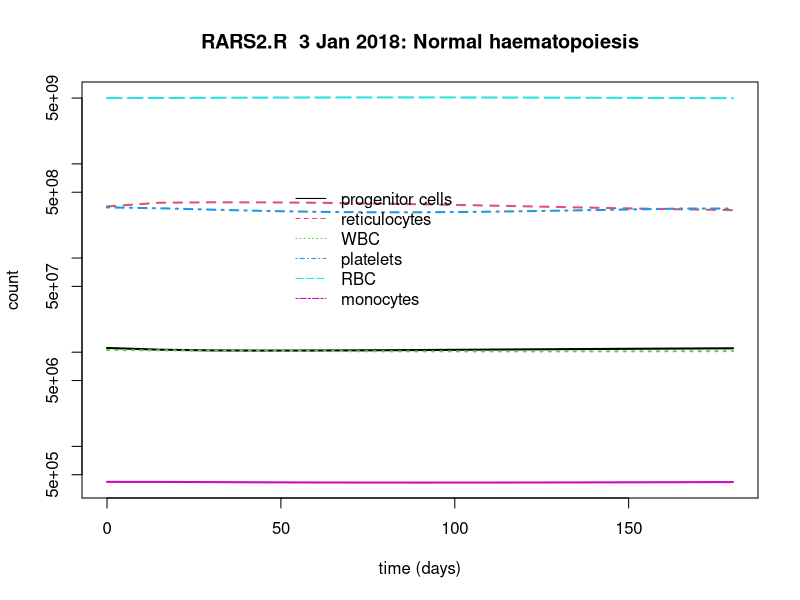

This figure's R source:
# RARS2.R  Model of RARS   Normal and dysplastic haematopoiesis model      3 January 2018
# MDS progenitor population has (optionally) impaired differentiation
# Tabulated output in tableM.txt
# Set Kgx to 2 for wild type or <2 for mutant ras (line 157). Set TET2 to 1.0 (TET2+) or 0.001 (TET2-) (line 165)
#
setwd("~/githubs/R/RARS")
library(deSolve)
# state variables are capitalized
# P     = progenitors (old CFU-GM)
# Q     = quiescent progenitors
# N     = Neutrophils
# TN    = Tissue Neutrophils
# M     = monocytes
# AN    = Activated Neutrophils
# ERYTH = erythroblasts
# MKP   = megalokaryoblasts
# MKcyte= megalokaryocytes
# Lym   = lymphocytes
# RBC   = circulating red cells
# MDP   = CMML progenitors
# MDQ   = quiescent CMML progenitors
# MDM   = dysplastic monocytes
# MDN   = dysplastic neutrophils
# MDT   = dysplastic tissue neutrophils
# MDA   = activated dysplastic cells
# GM    = GM-CSF   
# STAT5 = STAT5 
# STAT3 = STAT3
# Mcl1  = mantle cell lymphoma 1 (antiapoptosis factor)
# GCSF  = G-CSF
# Pla   = platelets
# Retic = reticulocytes
# epo   = erythropoietin
# Fe2   = Fe2+ in nucleus and cytosol
# MFe   = Fe2+ in mitochondria

# Drugs used to manipulate the system

#mo = MOR103 = Ab blocker of GM   (2)
#das= dasatinib                   (3)
#sb = SB272844 = IL8 inhibitor    (4)
#cn = CNDAC = sapacitabine becomes this = SSB producer = DSBs in S via HR  (5)
#seli = seliciclib = cdk9 inhibitor, blocks transcription of Mcl-1 (6)
#imab = infliximab, anti-TNF moab (7)
#ifna = interferon alpha (8)
#antiox = ascorbic acid, antoxidant (9)
#dac  = decitabine (10)

ix=15   # inner loopindex
nlines=12; dim=(nlines+1)*16
Cmatrix <- matrix(1:dim, ncol=16)

colnames(Cmatrix)<-c("Time","P","Retic","WBC","Platelets","RBC","monocytes","epo","MKcytes","mito-Fe","fe2","N","ERYTH","GM-CSF","MKP","G-CSF")
#
SF3B1=0.01;
SF3B1=1.0;
PI=1.11e7; QI=1.43e6; NI=7.12e6; TNI=1.12e5; ANI=12.8; MDPI=0; MDQI=0; MI=4.2e5; Lym=3.0e6;                                                # starting values
MDNI=0; MDTI=0; MDAI=0; GMI=.05673; STAT5I=.01004; STAT3I=26.59; Mcl1I=2.021; ROSI=1.967; ablI=0; il8I=4; GCSFI=.75; il3I=1; 
ERYTHI=1.27e8; RBCI=5.0e9; MKPI=1.423e4; MKcyteI=1.18e5; PlaI=3.45e8; MDMI=0; ReticI=3.53e8; epoI=.05; Fe2I=5.02; MFeI=11.9     # initial iron concentrations in nucleus and mitochondria
weightP=1.0; weightM=1.0; weightE=0.1; weightMK=1.5             # weighting factors for competition function
CFUlimit=PI*weightP+MDPI*weightM+ERYTHI*weightE+MKPI*weightMK
timex=0; timeW=9999; flag1=1

fmyelo <- function(Time, State, Pars) {
	with(as.list(c(State, Pars)), {
				vX.P = Vx.p*il3/(il3+Kil3)
				vP.P = P*Vp.p*GM/(GM+Kgm)/(1+cn/Kcn)*(1-Qf)
				vP.N = P*Vp.n*GCSF/(GCSF+Kg)
				vP.M = P*Vp.m/(1+(M+MDM)/KiM)
				vN.TN = N*Vn.tn*il8/(il8+Kil8)/(1+sb/Ksb)
				vN.X = N*Vn.x/(1+Mcl1/Kmcl1)
				vTN.X = TN*Vtn.x/(1+Mcl1/Kmcl1)
				vTN.AN = TN*Vtn.an*STAT5/(STAT5+Kstat5)
				vAN.TN = AN*Van.tn
				vP.Q = P*Vp.p*GM/(GM+Kgm)/(1+cn/Kcn)*Qf
				vQ.P = Q*Vq.p/(1+P/Kp)
				vX.MDP = Vx.mdp*il3/(il3+Kil3)
				vMDP.MDP = MDP*Vmdp.mdp*GM/(GM+Kgx)/(1+cn/Kcn)*(1-Qf)      #  for wild-type Kgx=2; for mutant ras Kgx<2 
				vMDP.MDN = MDP*Vp.n*GCSF/(GCSF+Kg)*dfactor                 # dfactor = MDS differentiation impairment factor (0-1)
    				vMDP.MDM = MDP*Vp.m/(1+(M+MDM)*(TET2+(1-TET2)*dac/Kidac/(1+dac/Kidac))/KiM)
				vMDN.MDT = MDN*Vn.tn*il8/(il8+Kil8)/(1+sb/Ksb)		
				vMDN.X   = MDN*Vn.x/(1+Mcl1/Kmcl1)
				vMDT.MDA = MDT*Vtn.an*STAT5/(STAT5+Kstat5)
				vMDT.X = MDT*Vtn.x/(1+Mcl1/Kmcl1)
				vMDA.MDT = MDA*Van.tn
				vMDP.MDQ = MDP*Vmdp.mdp*GM/(GM+Kgx)/(1+cn/Kcn)*Qf
				vMDQ.MDP = MDQ*Vq.p/(1+MDP/Kp)
				vX.GM = Vx.gm/(1+(N+M+MDN+MDM)/Kn)/(1+mo/Kmo)
				vGM.X = GM*Vgm.x
				vX.STAT5=Vx.stat5*(1+abl/(Kabl*(1+das/Kdas)))
				vSTAT5.X=STAT5*Vstat5.x
				vX.STAT3=Vx.stat3*(1+AN/Kan)
				vSTAT3.X=STAT3*Vstat3.x
	                        vX.MCL1=Vx.mcl1*(1+abl/(Kabl2*(1+das/Kdas)))/(1+seli/Kseli)/(1+ifna/Kifna)
				vMCL1.X=Mcl1*Vmcl1.x
				vX.ROS=STAT3*Vx.ros/(STAT3+Kstat3)
				vROS.X=ROS*antiox*Kros2
				vX.ABL=tnfa/(1+imab/Kimab)*Vx.abl/(tnfa+Ktnfa)
				vABL.X=abl*Vabl.x
				vIL8.X=Vil8.x*ROS^nHr/(ROS^nHr+kkmax)
				vERYTH.ERYTH=ERYTH*Veryth.eryth *epo/(epo+Kepo)
				vRBC.X=RBC*Krbc.x
				vMKP.MKP=MKP*Vmkp.mkp/(1+Pla/Kpla)
				vMKP.MKcyte=MKP*Vmkp.mkcyte
				vMKcyte.Pla=MKcyte*Kmkcyte.pla
				vPla.x=Pla*Kpla.x
				vM.X=M*Km.x
				vMDM.X=MDM*Km.x
				vX.GCSF=Vx.gcsf/(1+(N+MDN)/Kineut)
				vGCSF.X=GCSF*Kgcsf.x
				vERYTH.RETIC=ERYTH*Veryth.retic
				vRETIC.X=Retic*Kretic.x
				vRETIC.RBC=Retic*Vretic.rbc*Fe2/5.0
				vX.EPO=Vx.epo/(1+RBC/Krbc)
				vEPO.X=epo*Vepo.x
				vX.Fe2 = Vx.Fe2*Fe2/5.0
				vFe2.X = VFe2.x*vRETIC.RBC
				vFe2.MFe = Fe2*VFe2.mfe 
				vMFe.Fe2 = MFe*Vmfe.Fe2*ABCB7
				
				dP = vX.P + vP.P - vP.N - vP.Q + vQ.P - vP.M
				dQ = vP.Q - vQ.P
				dN = vP.N*volM/volP - vN.TN - vN.X
				dTN = vN.TN*volP/volT - vTN.X - vTN.AN + vAN.TN
				dAN = vTN.AN - vAN.TN
			        dMDP = vX.MDP + vMDP.MDP + vMDQ.MDP - vMDP.MDN - vMDP.MDQ - vMDP.MDM
				dMDQ = vMDP.MDQ - vMDQ.MDP
				dMDN = vMDP.MDN*volM/volP - vMDN.MDT - vMDN.X
				dMDT = vMDN.MDT*volP/volT - vMDT.MDA + vMDA.MDT - vMDT.X
				dMDA = vMDT.MDA*volP/volT - vMDA.MDT
				dGM  = vX.GM-vGM.X
				dSTAT5 =vX.STAT5-vSTAT5.X
				dSTAT3 =vX.STAT3-vSTAT3.X
				dMcl1  =vX.MCL1-vMCL1.X
				dROS   = vX.ROS - vROS.X
				dabl   =vX.ABL-vABL.X
				dIL8   = 0
				dGCSF  = vX.GCSF-vGCSF.X
				dil3   =(vX.ABL-vABL.X)/(Km0*(1+das/Kdas))
				dERYTH = vERYTH.ERYTH-vERYTH.RETIC
				dRBC   = vRETIC.RBC-vRBC.X
				dMKP   = vMKP.MKP-vMKP.MKcyte
				dMKcyte= vMKP.MKcyte-vMKcyte.Pla
				dPla   = vMKcyte.Pla*5000-vPla.x
				dM     = vP.M-vM.X
				dMDM   = vMDP.MDM-vMDM.X
				dRetic = vERYTH.RETIC-vRETIC.X-vRETIC.RBC
				depo   = vX.EPO-vEPO.X
				dFe2   = vX.Fe2-vFe2.X-vFe2.MFe+vMFe.Fe2*volmt/volcs
				dMFe   = vFe2.MFe*volcs/volmt-vMFe.Fe2

				return(list(c(dP,dQ,dN,dTN,dAN,dMDP,dMDQ,dMDN,dMDT,dMDA,dGM,dSTAT5,dSTAT3,dMcl1,dROS,dabl,dIL8,dGCSF,dil3,dERYTH,dRBC,dMKP,dMKcyte,dPla,dM,dMDM,dRetic,depo,dFe2,dMFe),
   						c(vP.P=vP.P,vP.N=vP.N,vN.TN=vN.TN,vTN.X=vTN.X,vTN.AN=vTN.AN,vAN.TN=vAN.TN,vP.Q=vP.Q,vQ.P=vQ.P,vRETIC.RBC=vRETIC.RBC,vERYTH.RETIC=vERYTH.RETIC,vRETIC.X=vRETIC.X))
					   )
			}) 
}

pars=c(Vx.p=1.53e4, Vx.mdp=0,Kil3=1, Vp.p=.236, Vmdp.mdp=.236, Kgm=2, Kgx=2, Kcn=0.1, Vp.n=.026, Kg=1, Kmo=1,Vn.tn=.781, Kil8=396, Ksb=250, Vtn.x=.038, Kmcl1=2.438, Vtn.an=.001, Kstat5=.1, 
Van.tn=.09, Vq.p=.53778, Kp=7e4, Vx.gm=2.007, Kn=1.96e4, Vgm.x=.05,Vx.stat5=.002, Kabl=1, Kdas=5, Vstat5.x=.2, Vx.stat3=1.5, Kan=100, Vstat3.x=.1, Vn.x=2e-3, Vx.mcl1=1, Kabl2=1, Vmcl1.x=.5, 
Vx.ros=980, Kstat3=250, Kros=30, Kgsh=9.5e5, Vp.m=6e-3,Kros2=.104, Kpla=3e9, Kseli=.3, Kifna=1, Vbact.x=5.756e-2, nHr=2.5,kkmax=320,Vx.abl=.22,Ktnfa=1,Kimab=1,Kidac=1.0, Vabl.x=.0145,
Vil8.x=5e-4, tnfa=.01, bact=0, Vtnfa.x=5e-6, Ka2=.5, Km0=.1, dfactor=1.0, TET2=1, Veryth.eryth=.78, Vretic.rbc=8.4e-2, Krbc=5.0e9, Krbc.x=6.3e-3, Vmkp.mkp=.223, Vmkp.mkcyte=.2, 
Kmkcyte.pla=.029, Kpla.x=.05, Km.x=.012, Kras=1.6, Vx.gcsf=.02, Kgcsf.x=.01, Kineut=5e+6, KiM=3.5e+4, Veryth.retic=0.39, Kretic.x=4.05e-2, Vx.epo=0.02, Vepo.x=0.2, Kepo=.05, Vx.Fe2=7.98e-2,
VFe2.x=2.5e-9, VFe2.mfe=1.52e-2, Vmfe.Fe2=6.4e-2, 
Qf=.0373, volP=2900, volM=1400, volT=65700, volcs=0.9, volmt=0.1, ABCB7=SF3B1,    # these are boundary  conditions
bu=0,mo=0,das=0,sb=0,cn=0,seli=0,imab=0,ifna=0,antiox=7,dac=0) # Drug concns

X0=c(P=PI,Q=QI,N=NI,TN=TNI,AN=ANI,MDP=MDPI,MDQ=MDQI,MDN=MDNI,MDT=MDTI,MDA=MDAI,GM=GMI,STAT5=STAT5I,STAT3=STAT3I,Mcl1=Mcl1I,ROS=ROSI,abl=ablI,il8=il8I,GCSF=GCSFI,il3=il3I,ERYTH=ERYTHI,RBC=RBCI,
MKP=MKPI, MKcyte=MKcyteI,Pla=PlaI,M=MI,MDM=MDMI,Retic=ReticI,epo=epoI,Fe2=Fe2I,MFe=MFeI)
                                                 # Starting values for variables

Cmatrix[1,1]<-0;Cmatrix[1,2]<-PI;Cmatrix[1,3]<-ReticI;Cmatrix[1,4]<-NI+MDNI+MI+MDMI+Lym; Cmatrix[1,5]<-PlaI;Cmatrix[1,6]<-RBCI;Cmatrix[1,7]<-MI+MDMI;Cmatrix[1,8]<-epoI;Cmatrix[1,9]=MKcyteI;
Cmatrix[1,10]<-MFeI;Cmatrix[1,11]<-Fe2I;Cmatrix[1,12]<-NI;Cmatrix[1,13]<-ERYTHI;Cmatrix[1,14]=GMI;Cmatrix[1,15]=MKPI;Cmatrix[1,16]=GCSFI;
									   								   
times <- seq(1,ix, by = 1)
out   <- ode(X0, times, fmyelo, pars)
        
	for(i in seq(from=2, to=nlines, by=1)) {
	P=out[ix,2]; Q=out[ix,3]; N=out[ix,4]; TN=out[ix,5]; AN=out[ix,6]; MDP=out[ix,7]; MDQ=out[ix,8]; MDN=out[ix,9]; MDT=out[ix,10]; MDA=out[ix,11]
	GM=out[ix,12]; STAT5=out[ix,13]; STAT3=out[ix,14]; Mcl1=out[ix,15]; ROS=out[ix,16]; abl=out[ix,17]; il8=out[ix,18]; GCSF=out[ix,19]; il3=out[ix,20]; ERYTH=out[ix,21]; RBC=out[ix,22];
        MKP=out[ix,23];MKcyte=out[ix,24];Pla=out[ix,25];M=out[ix,26];MDM=out[ix,27];Retic=out[ix,28];epo=out[ix,29];Fe2=out[ix,30];MFe=out[ix,31]
	X0=c(P,Q,N,TN,AN,MDP,MDQ,MDN,MDT,MDA,GM,STAT5,STAT3,Mcl1,ROS,abl,il8,GCSF,il3,ERYTH,RBC,MKP,MKcyte,Pla,M,MDM,Retic,epo,Fe2,MFe)
                                                                            
Cmatrix[i,1]<-out[ix,1];Cmatrix[i,2]<-P;Cmatrix[i,3]<-Retic;Cmatrix[i,4]<-N+MDN+M+MDM+Lym; Cmatrix[i,5]<-Pla;Cmatrix[i,6]<-RBC; Cmatrix[i,7]=M+MDM; Cmatrix[i,8]<-out[ix,29];Cmatrix[i,9]=MKcyte; 
Cmatrix[i,10]<-out[ix,31]; Cmatrix[i,11]<-out[ix,30]; Cmatrix[i,12]<-N;Cmatrix[i,13]<-ERYTH; Cmatrix[i,14]=GM; Cmatrix[i,15]=out[ix,23]; Cmatrix[i,16]=out[ix,19];

times <- seq(ix*(i-1)+1,ix*i, by = 1)
out   <- ode(X0, times, fmyelo, pars);P=out[ix,2]; MDP=out[ix,7]; ERYTH=out[ix,21]; MKP=out[ix,23];

# Competition function
progenitors=P*weightP+MDP*weightM+ERYTH*weightE+MKP*weightMK; 
if(progenitors>CFUlimit) {ratioN=P*weightP/progenitors;ratioM=MDP*weightM/progenitors;ratioE=ERYTH*weightE/progenitors;ratioMK=MKP*weightMK/progenitors
        P=ratioN*CFUlimit/weightP; MDP=ratioM*CFUlimit/weightM; ERYTH=ratioE*CFUlimit/weightE; MKP=ratioMK*CFUlimit/weightMK; }

timex=out[ix,1]; if(flag1 && (M+MDM)>4e6){flag1=0; timeW=timex}
if(MDP<.5)MDP=0;
                       }
Cmatrix[i+1,1]=timex;Cmatrix[i+1,2]<-out[ix,2];Cmatrix[i+1,3]<-out[ix,28];Cmatrix[i+1,4]<-out[ix,4]+out[ix,9]+out[ix,26]+out[ix,27]+Lym;Cmatrix[i+1,5]=Pla;Cmatrix[i+1,6]<-out[ix,22]
Cmatrix[i+1,7]<-out[ix,26]+out[ix,27]; Cmatrix[i+1,8]<-out[ix,29];Cmatrix[i+1,9]<-out[ix,24]; Cmatrix[i+1,10]<-out[ix,31];Cmatrix[i+1,11]<-out[ix,30];Cmatrix[i+1,12]<-out[ix,4]
Cmatrix[i+1,13]=out[ix,21];Cmatrix[i+1,14]=out[ix,12];Cmatrix[i+1,15]=out[ix,23]; Cmatrix[i+1,16]=out[ix,19]

write.table(Cmatrix, file="tableM.txt", append=FALSE, quote=FALSE, sep=" ", row.names=TRUE, col.names=TRUE); 
Cmatrix
outline<-c("Time to onset", timeW,     "MDA = ", MDA, "GM = ", GM); #print(outline)

matplot(Cmatrix[,1], Cmatrix[,2:7], type = "l", xlab = "time (days)", ylab = "count",
main = "RARS2.R  3 Jan 2018: Normal haematopoiesis", log="y", lwd = 2)
legend(50,7e8, c("progenitor cells", "reticulocytes","WBC", "platelets","RBC","monocytes"), col = 1:6, lty = 1:6,bty="n")
